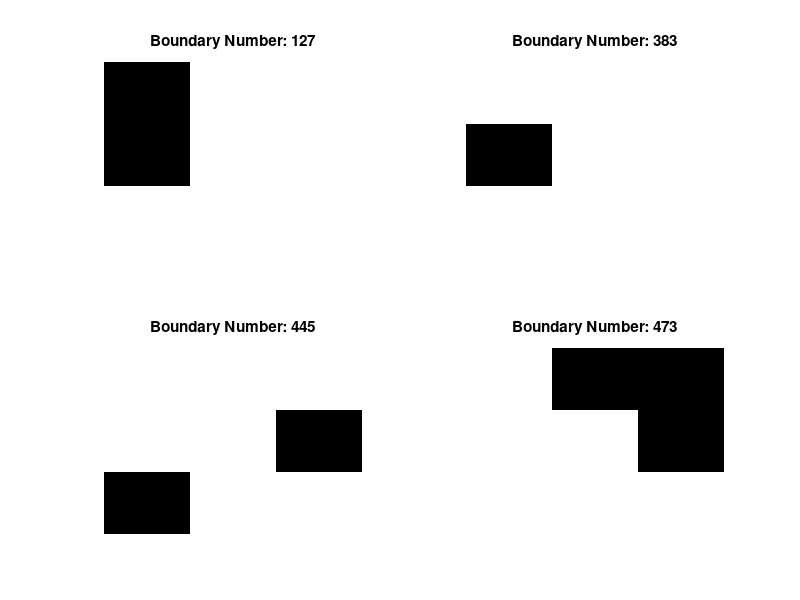

MATLAB code for this plot:
close all; clear; clc;
%%
% Initialize
N = 256;
ifStream = zeros(N, 9);
xy_norm = zeros(N, 2);
boundary_sim = zeros(3, 3, N);
ifStream(: ,1) = 1;

count  = 0;
count_id = [];
% Center coordinates
i_center = 2; j_center = 2;
% D2Q9 config
Cx = [0 1 0 -1 0 1 -1 -1 1];
Cy = [0 0 1 0 -1 1 1 -1 -1];
remove_based_on_direction_count = [];
remove_based_on_shape = [];
% Iterate through all possible binary numbers for the remaining 8 cells
for i = 0:2^9-1
    % Convert the decimal number to binary and convert it into a 3x3 matrix
    binaryStr = dec2bin(i, 9);
    binaryMatrix = reshape(binaryStr, [3, 3]) - '0';
    % Check if the center cell contains a 1
    if binaryMatrix(2, 2) == 1 
        count = count +1;
        count_id = [count_id, i];
        boundary_sim(:, :, count) = binaryMatrix;
        % categorize ifStream
        if binaryMatrix(8) == 1
            ifStream(count, 2) = 1;
        end
        if binaryMatrix(6) == 1
            ifStream(count, 3) = 1;
        end
        if binaryMatrix(2) == 1
            ifStream(count, 4) = 1;
        end
        if binaryMatrix(4) == 1
            ifStream(count, 5) = 1;
        end
        if binaryMatrix(6) == 1 && binaryMatrix(8) == 1 && binaryMatrix(9) == 1
            ifStream(count, 6) = 1;
        end
        if binaryMatrix(2) == 1 && binaryMatrix(6) == 1 && binaryMatrix(3) == 1
            ifStream(count, 7) = 1;
        end
        if binaryMatrix(2) == 1 && binaryMatrix(4) == 1 && binaryMatrix(1) == 1
            ifStream(count, 8) = 1;
        end
        if binaryMatrix(4) == 1 && binaryMatrix(8) == 1 && binaryMatrix(7) == 1
            ifStream(count, 9) = 1;
        end
        % normal vectors
        direction_counter = 0;
        for ic = 2:9
            if binaryMatrix(i_center + Cy(ic), j_center + Cx(ic)) && ...
                    ifStream(count, ic) == 1
                xy_norm(count, 1) = xy_norm(count, 1) + Cx(ic);
                xy_norm(count, 2) = xy_norm(count, 2) + Cy(ic);
                direction_counter = direction_counter + 1;
            end
        end
        % cleaning 1
        if direction_counter < 3
            remove_based_on_direction_count = [remove_based_on_direction_count, count];
        end
        % cleaning 2
        for row = 1:3   % traverse each row
            rowVec = binaryMatrix(row, :);
            if rowVec(1) == 0 && rowVec(2) == 1 && rowVec(3) == 0
                remove_based_on_shape = [remove_based_on_shape , count];
                break;
            end
        end
        for col = 1:3   % traverse each column
            colVec = binaryMatrix(:, col);
            if colVec(1) == 0 && colVec(2) == 1 && colVec(3) == 0
                remove_based_on_shape = [remove_based_on_shape , count];
                break;
            end
        end
        diags = [diag(binaryMatrix), diag(flipud(binaryMatrix))];
        for d = 1:size(diags, 2)  % traverse each diagonal
            diagVec = diags(:, d);
            if diagVec(1) == 0 && diagVec(2) == 1 && diagVec(3) == 0
                remove_based_on_shape = [remove_based_on_shape , count];
                break;
            end
        end
        
    end
end

% normalize
xy_norm_magnitude = sqrt(xy_norm(: ,1).^2 + xy_norm(: ,2).^2);
xy_norm(:, 1) = xy_norm(:, 1) ./ xy_norm_magnitude;
xy_norm(:, 2) = xy_norm(:, 2) ./ xy_norm_magnitude;
remaining_boundary_ids = [];
nonRemovedTypes = [];
for i = 1:N
    if  ~isnan(xy_norm(i, 1)) && ~isnan(xy_norm(i, 2)) && isempty(find(remove_based_on_direction_count == i)) ...
            && isempty(find(remove_based_on_shape == i))
        nonRemovedTypes = [nonRemovedTypes, i];
        remaining_boundary_ids = [remaining_boundary_ids, count_id(i)];
    end
end

% filter garbage data
xy_norm_new = zeros(length(nonRemovedTypes), 2);
ifStream_new = zeros(length(nonRemovedTypes), 9);
icsr = zeros(length(nonRemovedTypes), 9);

% sample types for plotting
bnd_to_be_plotted = [127, 445, 473, 383];
figure;
subplot_counter = 1;
for i = 1:length(nonRemovedTypes)
    binaryMatrix = boundary_sim(:, :, nonRemovedTypes(i));
    bndmat = reshape(binaryMatrix, [1, 9]);
    decimals = bin2dec(num2str(bndmat));
    if ~isempty(find(bnd_to_be_plotted == decimals))
        subplot(2, 2, subplot_counter);
        imagesc(binaryMatrix);
        title(['Boundary Number: ', num2str(decimals)]);
        axis off;
        colormap(gray);
        subplot_counter = subplot_counter + 1;
    end
end
% 
% 
% % filter
% vid = figure;
% writerObj = VideoWriter('boundary_types.avi');
% open(writerObj);
% for i = 1:length(nonRemovedTypes)
%     ifStream_new(i, :) = ifStream(nonRemovedTypes(i), :);
%     xy_norm_new(i, :) = xy_norm(nonRemovedTypes(i), :);
%     % calcualte specular reflection direction
%     icsr(i, 1) = 1;
%     for ic = 2:9
%         if ~ifStream_new(i, ic)
%             ei_x = round(Cx(ic) - 2 * (Cx(ic) * xy_norm_new(i, 1) + Cy(ic) * xy_norm_new(i, 2)) * xy_norm_new(i, 1));
%             ei_y = round(Cy(ic) - 2 * (Cx(ic) * xy_norm_new(i, 1) + Cy(ic) * xy_norm_new(i, 2)) * xy_norm_new(i, 2));
%             ei_SR = find(Cx == ei_x & Cy == ei_y);
%             if ~isempty(ei_SR)
%                 icsr(i, ic) = ei_SR;
%             else
%                 icsr(i, ic) = ic;
%             end
%         else
%             icsr(i, ic) = ic;
%         end 
%     end
% 
%     % Write the current frame to the video
%     imagesc(binaryMatrix);
%     colormap(gray);
%     title(['Boundary Number: ', num2str(remaining_boundary_ids(i))]);
%     axis off;
%     % drawnow;
%     pause(0.3);
%     writeVideo(writerObj, getframe(vid));
% 
%     binaryMatrix = boundary_sim(:, :, nonRemovedTypes(i));
%     bndmat = reshape(binaryMatrix, [1, 9]);
%     decimals = bin2dec(num2str(bndmat));
% end
% remaining_boundary_ids = remaining_boundary_ids';
% %% Save
% % Note these files are the same as in ../src/system_files
% close(writerObj);
% close all;
% figure;
% imagesc(ifStream);
% colormap gray;
% colorbar;
% savetoFile(ifStream_new, "ifstream.txt");
% savetoFile(icsr, "icsr.txt");
% savetoFile(xy_norm_new, "xy_norm.txt");
% savetoFile(remaining_boundary_ids, "bnd_types.txt");
